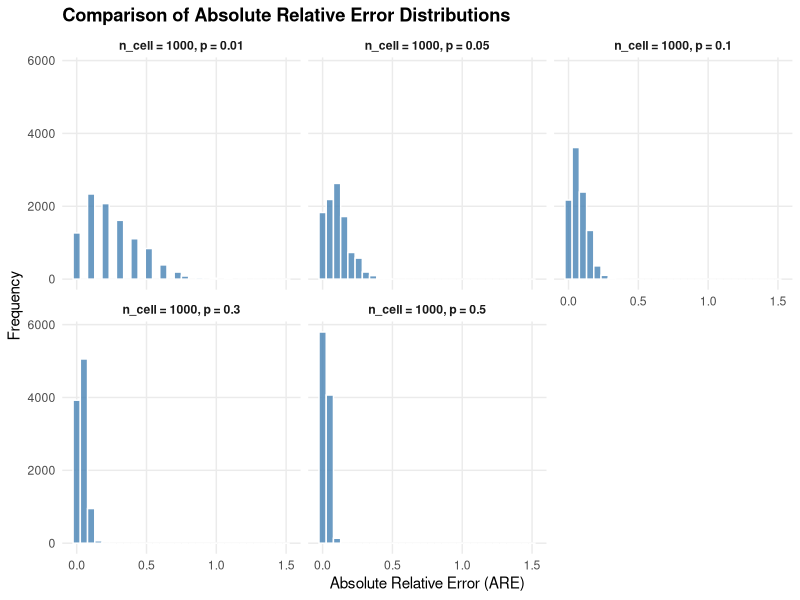
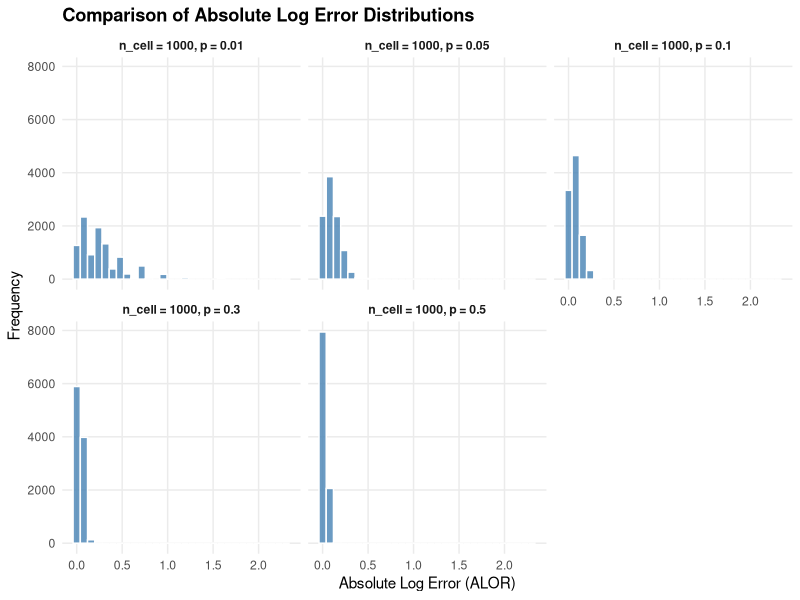
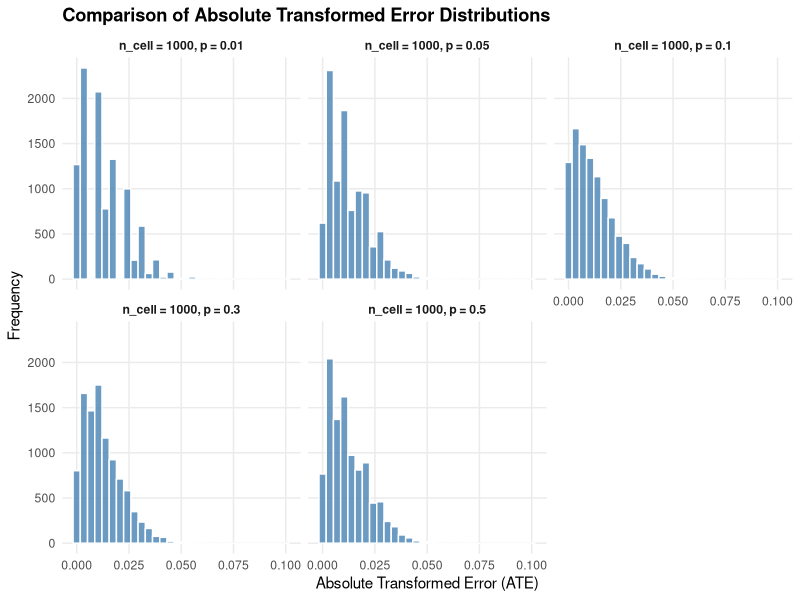

The R script that drew these images, in order:

# Idea ------------------------------------------------------------------------------------------------------------

#Start small: one cell type in one donor (later: increase cell types and/or increase number of donors)
#Use binomial distribution to model cell type (later: beta binomial or more difficult frameworks)
#Go for precision instead of hypothesis testing (no hypothesis testing possible in one cell type on donor)
#Compare based on:
  #* Scopit-like where c = 1 (probability of at least observing 1 count)
  #* ARE: absolute relative error
  #* Coefficient of variation (simple since easy formula for binomial distribution)

#Idea of sampling:
  #* Choose sampling parameters
  #* Construct parameter grid
  #* Choose number of samples B
  #* For each combination of sampling parameters (=row in parameter grid) sample B times
  #* Calculate the comparison statistics

#Presentation
  #* Present summary stats
  #* Graphs of summary stats
  #* Distribution of ARE and ALOR

# Setup -----------------------------------------------------------------------------------------------------------
rm(list = ls())


## Libraries -------------------------------------------------------------------------------------------------------
library(tidyverse)  # For cleaner data manipulation and plotting

## Parameters -------------------------------------------------------------------------------------------------------
params <- list(
  n_cell = c(10, 50, 100, 1000, 10000),  # number of cells
  p = c(0.01, 0.05, 0.1, 0.3, 0.5),           # proportions
  c = 1,                             # Scopit limit
  B = 10000                           # repetitions
)

param_grid <- expand.grid(
  n_cell = params$n_cell,
  p = params$p,
  c = params$c,
  B = params$B
)


## Helper functions ------------------------------------------------------------------------------------------------
### Simulation Functions ----
run_single_simulation <- function(n_cell, p, c, B, seed) {
  set.seed(seed)
  #Simulation
  counts <- rbinom(B, n_cell, p)
  p_hat <- counts / n_cell
  #Output
  list(
    scopit = mean(counts >= c),
    ARE = abs(p_hat - p) / p,
    ALOR = abs(log(p_hat / p)),
    ATE = abs(asin(sqrt(p_hat)) - asin(sqrt(p))),
    CV = sd(p_hat) / mean(p_hat)
  )
}

run_all_simulations <- function(param_grid) {
  results <- pmap(param_grid, function(n_cell, p, c, B) {
    seed <- 2609 * which(
      param_grid$n_cell == n_cell & param_grid$p == p &
        param_grid$c == c & param_grid$B == B
    ) #the equivalent of choosing i in a for loop over the grid.
    run_single_simulation(n_cell, p, c, B, seed)
  })
  names(results) <- glue::glue(
    "n_cell{param_grid$n_cell}_p{param_grid$p}_c{param_grid$c}_B{param_grid$B}"
  )
  results
}

### Visualization Functions -----------------------------------------------------------------------------------------

plot_are <- function(results, param_df, ncol = NULL) {
  # param_df is a dataframe with columns n, p, and optionally c, B
  
  # Add default values for c and B if not present
  if (!"c" %in% names(param_df)) param_df$c <- 1
  if (!"B" %in% names(param_df)) param_df$B <- 1000
  
  are_data <- pmap_dfr(param_df, function(n_cell, p, c, B) {
    
    result_name <- glue::glue("n_cell{n_cell}_p{p}_c{c}_B{B}")
    
    if (!result_name %in% names(results)) {
      warning(glue::glue("No simulation found for {result_name}"))
      return(NULL)
    }
    
    are_values <- results[[result_name]]$ARE
    
    data.frame(
      n_cell = rep(n_cell, length(are_values)),
      p = rep(p, length(are_values)),
      c = rep(c, length(are_values)),
      B = rep(B, length(are_values)),
      ARE = are_values,
      label = rep(glue::glue("n_cell = {n_cell}, p = {p}"), length(are_values))
    )
  })
  if (nrow(are_data) == 0) {
    stop("No valid simulations found for the provided parameters")
  }
  
  # Determine grid layout
  n_plots <- length(unique(are_data$label))
  ncol <- ncol %||% min(n_plots, 3)
  
  ggplot(are_data, aes(x = ARE)) +
    geom_histogram(bins = 30, fill = "steelblue", color = "white", alpha = 0.8) +
    facet_wrap(~ label, scales = "fixed", ncol = ncol) +
    labs(
      title = "Comparison of Absolute Relative Error Distributions",
      x = "Absolute Relative Error (ARE)",
      y = "Frequency"
    ) +
    theme_minimal() +
    theme(
      plot.title = element_text(face = "bold"),
      strip.text = element_text(face = "bold"),
      panel.grid.minor = element_blank()
    )
}

plot_ate <- function(results, param_df, ncol = NULL) {
  
  # param_df is a dataframe with columns n, p, and optionally c, B
  # Add default values for c and B if not present
  if (!"c" %in% names(param_df)) param_df$c <- 1
  if (!"B" %in% names(param_df)) param_df$B <- 1000
  
  ate_data <- pmap_dfr(param_df, function(n_cell, p, c, B) {
    
    result_name <- glue::glue("n_cell{n_cell}_p{p}_c{c}_B{B}")
    
    if (!result_name %in% names(results)) {
      warning(glue::glue("No simulation found for {result_name}"))
      return(NULL)
    }
    
    ate_values <- results[[result_name]]$ATE
    data.frame(
      n_cell = rep(n_cell, length(ate_values)),
      p = rep(p, length(ate_values)),
      c = rep(c, length(ate_values)),
      B = rep(B, length(ate_values)),
      ATE = ate_values,
      label = rep(glue::glue("n_cell = {n_cell}, p = {p}"), length(ate_values))
    )
  })
  if (nrow(ate_data) == 0) {
    stop("No valid simulations found for the provided parameters")
  }
  
  # Determine grid layout
  n_plots <- length(unique(ate_data$label))
  ncol <- ncol %||% min(n_plots, 3)
  
  ggplot(ate_data, aes(x = ATE)) +
    geom_histogram(bins = 30, fill = "steelblue", color = "white", alpha = 0.8) +
    facet_wrap(~ label, scales = "fixed", ncol = ncol) +
    labs(
      title = "Comparison of Absolute Transformed Error Distributions",
      x = "Absolute Transformed Error (ATE)",
      y = "Frequency"
    ) +
    theme_minimal() +
    theme(
      plot.title = element_text(face = "bold"),
      strip.text = element_text(face = "bold"),
      panel.grid.minor = element_blank()
    )
}

plot_alor <- function(results, param_df, ncol = NULL) {
  
  # param_df is a dataframe with columns n, p, and optionally c, B
  # Example: data.frame(n_cell = c(100, 1000), p = c(0.05, 0.05))
  
  # Add default values for c and B if not present
  if (!"c" %in% names(param_df)) param_df$c <- 1
  if (!"B" %in% names(param_df)) param_df$B <- 1000
  
  alor_data <- pmap_dfr(param_df, function(n_cell, p, c, B) {
    
    result_name <- glue::glue("n_cell{n_cell}_p{p}_c{c}_B{B}")
    
    if (!result_name %in% names(results)) {
      warning(glue::glue("No simulation found for {result_name}"))
      return(NULL)
    }
    
    alor_values <- results[[result_name]]$ALOR
    data.frame(
      n_cell = rep(n_cell, length(alor_values)),
      p = rep(p, length(alor_values)),
      c = rep(c, length(alor_values)),
      B = rep(B, length(alor_values)),
      ALOR = alor_values,
      label = rep(glue::glue("n_cell = {n_cell}, p = {p}"), length(alor_values))
    )
  })
  if (nrow(alor_data) == 0) {
    stop("No valid simulations found for the provided parameters")
  }
  
  # Determine grid layout
  n_plots <- length(unique(alor_data$label))
  ncol <- ncol %||% min(n_plots, 3)
  
  ggplot(alor_data, aes(x = ALOR)) +
    geom_histogram(bins = 30, fill = "steelblue", color = "white", alpha = 0.8) +
    facet_wrap(~ label, scales = "fixed", ncol = ncol) +
    labs(
      title = "Comparison of Absolute Log Error Distributions",
      x = "Absolute Log Error (ALOR)",
      y = "Frequency"
    ) +
    theme_minimal() +
    theme(
      plot.title = element_text(face = "bold"),
      strip.text = element_text(face = "bold"),
      panel.grid.minor = element_blank()
    )
}
# Simulation ------------------------------------------------------------------------------------------------------

res_sim <- run_all_simulations(param_grid)

# Summary stats ---------------------------------------------------------------------------------------------------

param_grid  |>
  mutate(
    scopit      = map_dbl(res_sim, "scopit"),
    mean_ARE    = map_dbl(res_sim, ~ mean(.x$ARE)),
    mean_ATE    = map_dbl(res_sim, ~ mean(.x$ATE)),
    mean_ALOR   = map_dbl(res_sim, ~ mean(.x$ALOR)),
    CV          = map_dbl(res_sim, "CV")
  ) -> sum_stats

# Visualization ---------------------------------------------------------------------------------------------------

vis_df <- data.frame(
  n_cell = c(10, 100, 1000, 10000),
  p = rep(0.05, 4)
)

plot_are(res_sim, param_grid[param_grid$n_cell == 1000, ])
plot_alor(res_sim, param_grid[param_grid$n_cell == 1000, ])
plot_ate(res_sim, param_grid[param_grid$n_cell == 1000, ])
sum_stats[sum_stats$n_cel == 1000, ]
